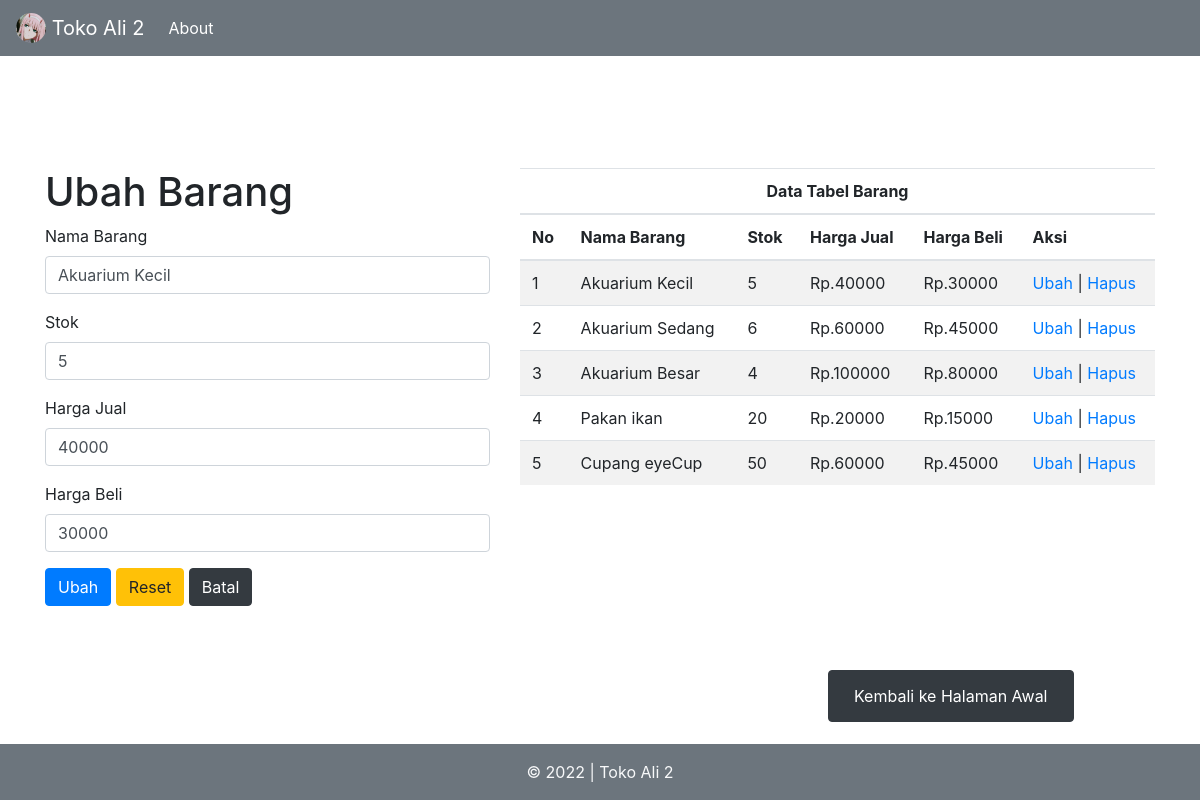
The page /php/barang.php?Ubah=16 on the database its author committed.
### tables this page shows
CREATE TABLE `barang` (
  `kd_brg` int(11) NOT NULL,
  `nm_brg` varchar(20) NOT NULL,
  `stok` int(11) NOT NULL,
  `harga_jual` bigint(15) NOT NULL,
  `harga_beli` int(11) NOT NULL
);

### php/barang.php (the view, shortened to what this page needs)
<?php
function query($query)
{
  $conn = mysqli_connect('localhost', 'root', '', 'kelompok3web');
  $result = mysqli_query($conn, $query) or die(mysqli_error($conn));
  $rows = [];
  while ($row = mysqli_fetch_assoc($result)) {
    $rows[] = $row;
  }
  return $rows;
}
$barang = query("SELECT * FROM barang");
?>
  <?php endif;
$aksi = 'Tambah';
$nama = null;
$stok = null;
$harga_jual = null;
$harga_beli = null;
$a = null;
if (isset($_GET['Ubah'])) :
  $id = $_GET['Ubah'];
  $ambil = query("SELECT * FROM barang WHERE kd_brg = '$id'");
  $aksi = 'Ubah';
  $nama = $ambil[0]['nm_brg'];
  $stok = $ambil[0]['stok'];
  $harga_jual = $ambil[0]['harga_jual'];
  $harga_beli = $ambil[0]['harga_beli'];
  $a = 'autofocus';
  ?>
<?php
endif; ?>
<!doctype html>
<html lang="en">
<head>
  <link rel="stylesheet" href="..\css\bootstrap.css">
</head>
<body>
  <header>
    <nav class="navbar navbar-expand-md navbar-dark fixed-top bg-secondary">
      <a class="navbar-brand" href="index.php">
        <img src="..\img\zero-two.jpg" alt="judul" width="30" height="30" class="d-inline-block align-top rounded-circle">
        Toko Ali 2
      </a>
      <div class="collapse navbar-collapse" id="navbarCollapse">
        <ul class="navbar-nav mr-auto">
          <li class="nav-item active">
            <a class="nav-link" href="about.php">About</a>
          </li>
        </ul>
      </div>
    </nav>
  </header>
  <main>
    <div class="container my-5 ">
      <div class="row">
        <div class="col-md-5 my-5 ">
          <form action="" method="POST">
            <h1><?= $aksi; ?> Barang </h1>
            <div class="form-group">
              <label for="nama">Nama Barang</label>
              <input type="text" class="form-control" id="nama" name="nama" <?= $a; ?> value="<?= $nama; ?>">
            </div>
            <div class="form-group">
              <label for="stok">Stok</label>
              <input type="number" class="form-control" id="stok" name="stok" value="<?= $stok; ?>">
            </div>
            <div class="form-group">
              <label for="harga">Harga Jual</label>
              <input type="number" class="form-control" id="harga_jual" name="harga_jual" value="<?= $harga_jual; ?>">
            </div>
            <div class="form-group">
              <label for="harga">Harga Beli</label>
              <input type="number" class="form-control" id="harga_beli" name="harga_beli" value="<?= $harga_beli; ?>">
            </div>
            <button type="submit" class="btn btn-primary" name="<?= $aksi; ?>" id="<?= $aksi; ?>"><?= $aksi; ?></button>
            <button type="reset" class="btn btn-warning">Reset</button>
            <?php if (isset($_GET['Ubah'])) : ?>
              <a class="btn btn-dark" href="barang.php">Batal</a>
            <?php endif ?>
          </form>
        </div>
        <div class="col-md-7 my-5">
          <table class="table table-striped">
            <thead>
              <tr>
                <th colspan="6" class="text-center">Data Tabel Barang</th>
              </tr>
              <tr>
                <th>No</th>
                <th>Nama Barang</th>
                <th>Stok</th>
                <th>Harga Jual</th>
                <th>Harga Beli</th>
                <th>Aksi</th>
              </tr>
            </thead>
            <tbody>
              <?php
              $no = 1;
              foreach ($barang as $b) : ?>
                <tr>
                  <td><?= $no++; ?></td>
                  <td><?= $b['nm_brg']; ?></td>
                  <td><?= $b['stok']; ?></td>
                  <td>Rp.<?= $b['harga_jual']; ?></td>
                  <td>Rp.<?= $b['harga_beli']; ?></td>
                  <td>
                    <a href="?Ubah=<?= $b['kd_brg']; ?>">Ubah</a> |
                    <a href="?hapus=<?= $b['kd_brg']; ?>" onclick="confirm('apakah anda yakin?')">Hapus</a>
                  </td>
                </tr>
              <?php endforeach; ?>
            </tbody>
          </table>
        </div>
        <button type="button" class="btn btn-dark " style="margin-left: 70%;">
          <a class="btn btn-dark" href="index.php" role="button">Kembali ke Halaman Awal</a>
        </button>
      </div>
    </div>
  </main>
  <footer class="footer fixed-bottom  mt-auto py-3 bg-secondary ">
    <div class="container text-center">
      <span class="text-light">&copy; 2022 | Toko Ali 2</span>
    </div>
  </footer>
</body>
</html>

### rows shown on the page
barang: nama "Akuarium Kecil", stok "5", harga_jual "40000", harga_beli "30000", nm_brg "Akuarium Kecil"
barang: nm_brg "Akuarium Sedang", stok "6", harga_jual "60000", harga_beli "45000"
barang: nm_brg "Akuarium Besar", stok "4", harga_jual "100000", harga_beli "80000"
barang: nm_brg "Pakan ikan", stok "20", harga_jual "20000", harga_beli "15000"
barang: nm_brg "Cupang eyeCup", stok "50", harga_jual "60000", harga_beli "45000"

### other values the page prints
$aksi "Ubah"
